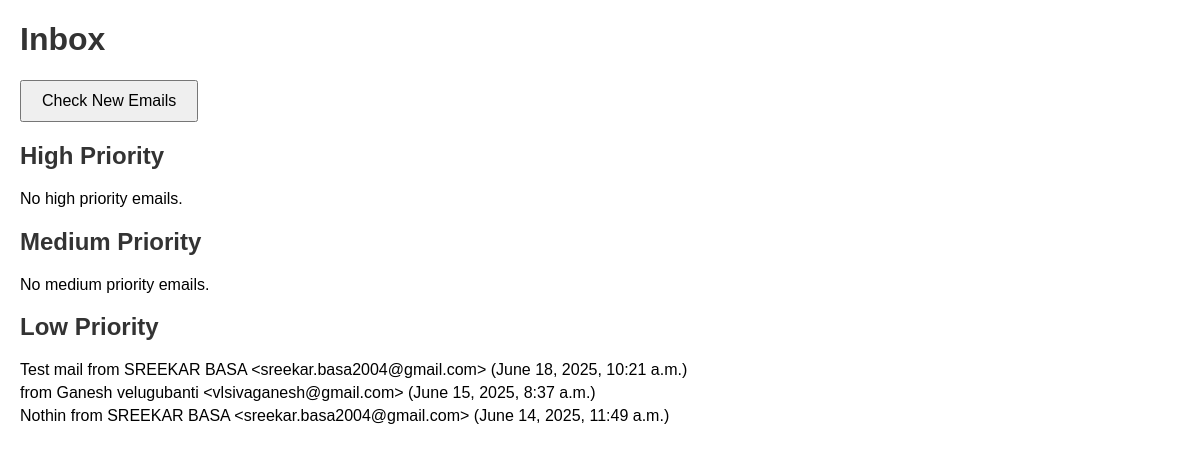
The page / on the database its author committed.
### mailapp/models.py (models this page shows, shortened)
class Email(models.Model):
    PRIORITY_CHOICES = [
        ('high', 'High'),
        ('medium', 'Medium'),
        ('low', 'Low'),
    ]
    uid = models.CharField(max_length=255, unique=True)
    sender = models.CharField(max_length=255)
    subject = models.TextField()
    body = models.TextField()
    date = models.DateTimeField()
    priority = models.CharField(max_length=10, choices=PRIORITY_CHOICES, default='medium')
    is_read = models.BooleanField(default=False)

### mailapp/views.py (the view)
# urls.py: path('', inbox_view, name='inbox'),
def inbox_view(request):
    emails = Email.objects.all().order_by('-date')
    high = emails.filter(priority='high')
    medium = emails.filter(priority='medium')
    low = emails.filter(priority='low')
    return render(request, 'mailapp/inbox.html', {
        'high': high,
        'medium': medium,
        'low': low
    })

### mailapp/templates/mailapp/inbox.html (shortened to what this page needs)
<!DOCTYPE html>
<html>
<head>
</head>
<body>
    <h1>Inbox</h1>
    <button onclick="checkNewEmails()">Check New Emails</button>
    <h2>High Priority</h2>
    <ul>
        {% for email in high %}
            <li>{{ email.subject }} from {{ email.sender }} ({{ email.date }})</li>
        {% empty %}
            <li>No high priority emails.</li>
        {% endfor %}
    </ul>
    <h2>Medium Priority</h2>
    <ul>
        {% for email in medium %}
            <li>{{ email.subject }} from {{ email.sender }} ({{ email.date }})</li>
        {% empty %}
            <li>No medium priority emails.</li>
        {% endfor %}
    </ul>
    <h2>Low Priority</h2>
    <ul>
        {% for email in low %}
            <li>{{ email.subject }} from {{ email.sender }} ({{ email.date }})</li>
        {% empty %}
            <li>No low priority emails.</li>
        {% endfor %}
    </ul>
</body>
</html>

### mailapp/templates/mailapp/inbox.html (style rules this page uses)
body { font-family: Arial, sans-serif; margin: 20px; }
button { padding: 10px 20px; font-size: 16px; cursor: pointer; }
h1, h2 { color: #333; }
ul { list-style-type: none; padding: 0; }
li { margin: 5px 0; }

### rows shown on the page
Email: subject "Test mail", sender "SREEKAR BASA <sreekar.basa2004@gmail.com>", date "June 18, 2025, 10:21 a.m."
Email: sender "Ganesh velugubanti <vlsivaganesh@gmail.com>", date "June 15, 2025, 8:37 a.m."
Email: subject "Nothin", sender "SREEKAR BASA <sreekar.basa2004@gmail.com>", date "June 14, 2025, 11:49 a.m."
